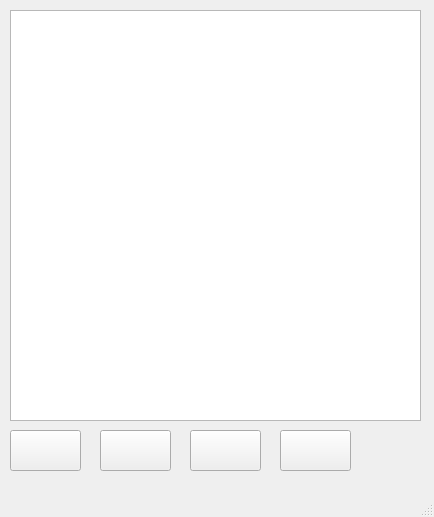
<?xml version="1.0" encoding="UTF-8"?>
<ui version="4.0">
 <class>MainWindow</class>
 <widget class="QMainWindow" name="MainWindow">
  <property name="geometry">
   <rect>
    <x>0</x>
    <y>0</y>
    <width>434</width>
    <height>517</height>
   </rect>
  </property>
  <property name="windowTitle">
   <string>MainWindow</string>
  </property>
  <widget class="QWidget" name="centralwidget">
   <widget class="QTextEdit" name="textEditor">
    <property name="geometry">
     <rect>
      <x>10</x>
      <y>10</y>
      <width>411</width>
      <height>411</height>
     </rect>
    </property>
   </widget>
   <widget class="QPushButton" name="openFile">
    <property name="geometry">
     <rect>
      <x>10</x>
      <y>430</y>
      <width>71</width>
      <height>41</height>
     </rect>
    </property>
    <property name="font">
     <font>
      <pointsize>11</pointsize>
     </font>
    </property>
    <property name="text">
     <string/>
    </property>
   </widget>
   <widget class="QPushButton" name="saveFile">
    <property name="geometry">
     <rect>
      <x>190</x>
      <y>430</y>
      <width>71</width>
      <height>41</height>
     </rect>
    </property>
    <property name="font">
     <font>
      <pointsize>11</pointsize>
     </font>
    </property>
    <property name="text">
     <string/>
    </property>
   </widget>
   <widget class="QPushButton" name="helpButton">
    <property name="geometry">
     <rect>
      <x>280</x>
      <y>430</y>
      <width>71</width>
      <height>41</height>
     </rect>
    </property>
    <property name="font">
     <font>
      <pointsize>11</pointsize>
     </font>
    </property>
    <property name="text">
     <string/>
    </property>
   </widget>
   <widget class="QPushButton" name="openFileReadOnly">
    <property name="geometry">
     <rect>
      <x>100</x>
      <y>430</y>
      <width>71</width>
      <height>41</height>
     </rect>
    </property>
    <property name="font">
     <font>
      <pointsize>11</pointsize>
     </font>
    </property>
    <property name="text">
     <string/>
    </property>
    <property name="autoRepeatDelay">
     <number>300</number>
    </property>
    <property name="autoRepeatInterval">
     <number>100</number>
    </property>
   </widget>
  </widget>
  <widget class="QMenuBar" name="menubar">
   <property name="geometry">
    <rect>
     <x>0</x>
     <y>0</y>
     <width>434</width>
     <height>21</height>
    </rect>
   </property>
  </widget>
  <widget class="QStatusBar" name="statusbar"/>
 </widget>
 <resources/>
 <connections/>
</ui>
